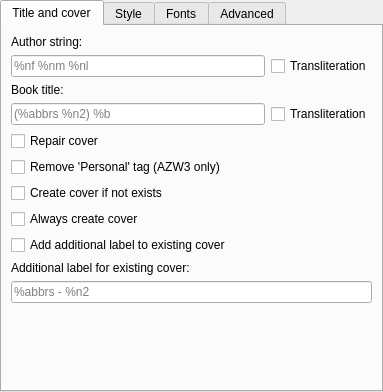
<?xml version="1.0" encoding="UTF-8"?>
<ui version="4.0">
 <class>ConversionFrame</class>
 <widget class="QFrame" name="ConversionFrame">
  <property name="geometry">
   <rect>
    <x>0</x>
    <y>0</y>
    <width>383</width>
    <height>392</height>
   </rect>
  </property>
  <layout class="QVBoxLayout" name="verticalLayout">
   <property name="sizeConstraint">
    <enum>QLayout::SizeConstraint::SetMinimumSize</enum>
   </property>
   <property name="leftMargin">
    <number>0</number>
   </property>
   <property name="topMargin">
    <number>0</number>
   </property>
   <property name="rightMargin">
    <number>0</number>
   </property>
   <property name="bottomMargin">
    <number>0</number>
   </property>
   <item>
    <widget class="QTabWidget" name="tabWidget">
     <property name="focusPolicy">
      <enum>Qt::FocusPolicy::WheelFocus</enum>
     </property>
     <property name="tabShape">
      <enum>QTabWidget::TabShape::Rounded</enum>
     </property>
     <property name="currentIndex">
      <number>0</number>
     </property>
     <property name="tabBarAutoHide">
      <bool>false</bool>
     </property>
     <widget class="QWidget" name="tab">
      <property name="focusPolicy">
       <enum>Qt::FocusPolicy::NoFocus</enum>
      </property>
      <attribute name="title">
       <string>Title and cover</string>
      </attribute>
      <layout class="QVBoxLayout" name="verticalLayout_2">
       <item>
        <widget class="QLabel" name="label_13">
         <property name="text">
          <string>Author string:</string>
         </property>
        </widget>
       </item>
       <item>
        <layout class="QHBoxLayout" name="horizontalLayout_9">
         <item>
          <widget class="QLineEdit" name="authorstring">
           <property name="inputMask">
            <string notr="true"/>
           </property>
           <property name="placeholderText">
            <string notr="true">%nf %nm %nl</string>
           </property>
          </widget>
         </item>
         <item>
          <widget class="QCheckBox" name="authorTranslit">
           <property name="text">
            <string>Transliteration</string>
           </property>
          </widget>
         </item>
        </layout>
       </item>
       <item>
        <widget class="QLabel" name="Label22">
         <property name="text">
          <string>Book title:</string>
         </property>
        </widget>
       </item>
       <item>
        <layout class="QHBoxLayout" name="horizontalLayout_10">
         <item>
          <widget class="QLineEdit" name="seriastring">
           <property name="inputMask">
            <string notr="true"/>
           </property>
           <property name="placeholderText">
            <string notr="true">(%abbrs %n2) %b</string>
           </property>
          </widget>
         </item>
         <item>
          <widget class="QCheckBox" name="seriaTranslit">
           <property name="text">
            <string>Transliteration</string>
           </property>
          </widget>
         </item>
        </layout>
       </item>
       <item>
        <widget class="QCheckBox" name="repairCover">
         <property name="text">
          <string>Repair cover</string>
         </property>
        </widget>
       </item>
       <item>
        <widget class="QCheckBox" name="removePersonal">
         <property name="text">
          <string>Remove 'Personal' tag (AZW3 only)</string>
         </property>
        </widget>
       </item>
       <item>
        <widget class="QCheckBox" name="createCover">
         <property name="text">
          <string>Create cover if not exists</string>
         </property>
        </widget>
       </item>
       <item>
        <widget class="QCheckBox" name="createCaverAlways">
         <property name="text">
          <string>Always create cover</string>
         </property>
        </widget>
       </item>
       <item>
        <widget class="QCheckBox" name="addCoverLabel">
         <property name="text">
          <string>Add additional label to existing cover</string>
         </property>
        </widget>
       </item>
       <item>
        <widget class="QLabel" name="label_tmplate">
         <property name="text">
          <string>Additional label for existing cover:</string>
         </property>
        </widget>
       </item>
       <item>
        <widget class="QLineEdit" name="coverLabel">
         <property name="inputMask">
          <string notr="true"/>
         </property>
         <property name="placeholderText">
          <string notr="true">%abbrs - %n2</string>
         </property>
        </widget>
       </item>
       <item>
        <spacer name="verticalSpacer">
         <property name="orientation">
          <enum>Qt::Orientation::Vertical</enum>
         </property>
         <property name="sizeHint" stdset="0">
          <size>
           <width>20</width>
           <height>40</height>
          </size>
         </property>
        </spacer>
       </item>
      </layout>
     </widget>
     <widget class="QWidget" name="tab_2">
      <attribute name="title">
       <string>Style</string>
      </attribute>
      <layout class="QVBoxLayout" name="verticalLayout_3">
       <item>
        <layout class="QHBoxLayout" name="horizontalLayout">
         <item>
          <layout class="QVBoxLayout" name="verticalLayout_4">
           <item>
            <widget class="QLabel" name="label_27">
             <property name="text">
              <string>Show footnotes:</string>
             </property>
            </widget>
           </item>
           <item>
            <layout class="QHBoxLayout" name="horizontalLayout_3">
             <item>
              <widget class="QComboBox" name="footnotes">
               <item>
                <property name="text">
                 <string>at the end of the book</string>
                </property>
               </item>
               <item>
                <property name="text">
                 <string>in text</string>
                </property>
               </item>
               <item>
                <property name="text">
                 <string>after paragraph</string>
                </property>
               </item>
               <item>
                <property name="text">
                 <string>popup</string>
                </property>
               </item>
              </widget>
             </item>
             <item>
              <spacer name="horizontalSpacer_5">
               <property name="orientation">
                <enum>Qt::Orientation::Horizontal</enum>
               </property>
               <property name="sizeHint" stdset="0">
                <size>
                 <width>802</width>
                 <height>20</height>
                </size>
               </property>
              </spacer>
             </item>
            </layout>
           </item>
           <item>
            <widget class="QLabel" name="label_15">
             <property name="text">
              <string>Hyphenate:</string>
             </property>
            </widget>
           </item>
           <item>
            <layout class="QHBoxLayout" name="horizontalLayout_4">
             <item>
              <widget class="QComboBox" name="hyphenate">
               <item>
                <property name="text">
                 <string>no</string>
                </property>
               </item>
               <item>
                <property name="text">
                 <string>soft</string>
                </property>
               </item>
               <item>
                <property name="text">
                 <string>children</string>
                </property>
               </item>
              </widget>
             </item>
             <item>
              <spacer name="horizontalSpacer_4">
               <property name="orientation">
                <enum>Qt::Orientation::Horizontal</enum>
               </property>
               <property name="sizeHint" stdset="0">
                <size>
                 <width>802</width>
                 <height>20</height>
                </size>
               </property>
              </spacer>
             </item>
            </layout>
           </item>
           <item>
            <widget class="QLabel" name="label_18">
             <property name="text">
              <string>Vignette:</string>
             </property>
            </widget>
           </item>
           <item>
            <layout class="QHBoxLayout" name="horizontalLayout_5">
             <item>
              <widget class="QComboBox" name="Vignette">
               <item>
                <property name="text">
                 <string>no</string>
                </property>
               </item>
               <item>
                <property name="text">
                 <string>image</string>
                </property>
               </item>
               <item>
                <property name="text">
                 <string>text</string>
                </property>
               </item>
              </widget>
             </item>
             <item>
              <spacer name="horizontalSpacer_2">
               <property name="orientation">
                <enum>Qt::Orientation::Horizontal</enum>
               </property>
               <property name="sizeHint" stdset="0">
                <size>
                 <width>802</width>
                 <height>20</height>
                </size>
               </property>
              </spacer>
             </item>
            </layout>
           </item>
           <item>
            <widget class="QCheckBox" name="break_after_cupture">
             <property name="text">
              <string>Page break between chapters</string>
             </property>
            </widget>
           </item>
           <item>
            <widget class="QCheckBox" name="dropcaps">
             <property name="text">
              <string>Insert dropcaps</string>
             </property>
            </widget>
           </item>
           <item>
            <widget class="QLabel" name="label_7">
             <property name="text">
              <string>Content:</string>
             </property>
            </widget>
           </item>
           <item>
            <layout class="QHBoxLayout" name="horizontalLayout_6">
             <item>
              <widget class="QComboBox" name="content_placement">
               <item>
                <property name="text">
                 <string>no content</string>
                </property>
               </item>
               <item>
                <property name="text">
                 <string>at the beginning of the book</string>
                </property>
               </item>
               <item>
                <property name="text">
                 <string>at the end of the book</string>
                </property>
               </item>
              </widget>
             </item>
             <item>
              <spacer name="horizontalSpacer_7">
               <property name="orientation">
                <enum>Qt::Orientation::Horizontal</enum>
               </property>
               <property name="sizeHint" stdset="0">
                <size>
                 <width>802</width>
                 <height>20</height>
                </size>
               </property>
              </spacer>
             </item>
            </layout>
           </item>
           <item>
            <spacer name="verticalSpacer_5">
             <property name="orientation">
              <enum>Qt::Orientation::Vertical</enum>
             </property>
             <property name="sizeHint" stdset="0">
              <size>
               <width>20</width>
               <height>30</height>
              </size>
             </property>
            </spacer>
           </item>
          </layout>
         </item>
         <item>
          <layout class="QVBoxLayout" name="verticalLayout_5">
           <item>
            <layout class="QHBoxLayout" name="horizontalLayout_2">
             <item>
              <widget class="QCheckBox" name="userCSS">
               <property name="text">
                <string>User CSS</string>
               </property>
              </widget>
             </item>
             <item>
              <spacer name="horizontalSpacer_8">
               <property name="orientation">
                <enum>Qt::Orientation::Horizontal</enum>
               </property>
               <property name="sizeHint" stdset="0">
                <size>
                 <width>802</width>
                 <height>20</height>
                </size>
               </property>
              </spacer>
             </item>
             <item>
              <widget class="QToolButton" name="btnDefaultCSS">
               <property name="text">
                <string notr="true"/>
               </property>
               <property name="icon">
                <iconset theme="QIcon::ThemeIcon::DocumentOpen"/>
               </property>
              </widget>
             </item>
            </layout>
           </item>
           <item>
            <widget class="QPlainTextEdit" name="UserCSStext"/>
           </item>
          </layout>
         </item>
        </layout>
       </item>
      </layout>
     </widget>
     <widget class="QWidget" name="tab_3">
      <attribute name="title">
       <string>Fonts</string>
      </attribute>
      <layout class="QVBoxLayout" name="verticalLayout_6">
       <item>
        <widget class="QScrollArea" name="scrollArea">
         <property name="widgetResizable">
          <bool>true</bool>
         </property>
         <widget class="QWidget" name="scrollAreaWidgetContents_2">
          <property name="geometry">
           <rect>
            <x>0</x>
            <y>0</y>
            <width>359</width>
            <height>340</height>
           </rect>
          </property>
          <layout class="QVBoxLayout" name="fontLayout">
           <item>
            <layout class="QHBoxLayout" name="horizontalLayout_7">
             <item>
              <widget class="QPushButton" name="AddFont">
               <property name="text">
                <string>Add</string>
               </property>
              </widget>
             </item>
             <item>
              <spacer name="horizontalSpacer_6">
               <property name="orientation">
                <enum>Qt::Orientation::Horizontal</enum>
               </property>
               <property name="sizeHint" stdset="0">
                <size>
                 <width>882</width>
                 <height>20</height>
                </size>
               </property>
              </spacer>
             </item>
            </layout>
           </item>
           <item>
            <spacer name="verticalSpacer_3">
             <property name="orientation">
              <enum>Qt::Orientation::Vertical</enum>
             </property>
             <property name="sizeHint" stdset="0">
              <size>
               <width>20</width>
               <height>644</height>
              </size>
             </property>
            </spacer>
           </item>
          </layout>
         </widget>
        </widget>
       </item>
      </layout>
     </widget>
     <widget class="QWidget" name="tab_4">
      <attribute name="title">
       <string>Advanced</string>
      </attribute>
      <layout class="QVBoxLayout" name="verticalLayout_7">
       <item>
        <widget class="QCheckBox" name="annotation">
         <property name="text">
          <string>Don't add annotation</string>
         </property>
        </widget>
       </item>
       <item>
        <widget class="QCheckBox" name="split_file">
         <property name="text">
          <string>Split into files by chapters</string>
         </property>
        </widget>
       </item>
       <item>
        <widget class="QCheckBox" name="join_series">
         <property name="text">
          <string>Join a series to single book</string>
         </property>
        </widget>
       </item>
       <item>
        <widget class="QCheckBox" name="ml_toc">
         <property name="text">
          <string>Use multi-level table of contents</string>
         </property>
        </widget>
       </item>
       <item>
        <layout class="QHBoxLayout" name="horizontalLayout_8">
         <item>
          <widget class="QLabel" name="label_lavel">
           <property name="text">
            <string>Maximum caption level:</string>
           </property>
          </widget>
         </item>
         <item>
          <widget class="QSpinBox" name="MAXcaptionLevel">
           <property name="minimum">
            <number>2</number>
           </property>
           <property name="maximum">
            <number>10</number>
           </property>
          </widget>
         </item>
         <item>
          <spacer name="horizontalSpacer">
           <property name="orientation">
            <enum>Qt::Orientation::Horizontal</enum>
           </property>
           <property name="sizeHint" stdset="0">
            <size>
             <width>40</width>
             <height>20</height>
            </size>
           </property>
          </spacer>
         </item>
        </layout>
       </item>
       <item>
        <spacer name="verticalSpacer_2">
         <property name="orientation">
          <enum>Qt::Orientation::Vertical</enum>
         </property>
         <property name="sizeHint" stdset="0">
          <size>
           <width>20</width>
           <height>40</height>
          </size>
         </property>
        </spacer>
       </item>
      </layout>
     </widget>
    </widget>
   </item>
  </layout>
 </widget>
 <resources/>
 <connections/>
</ui>
